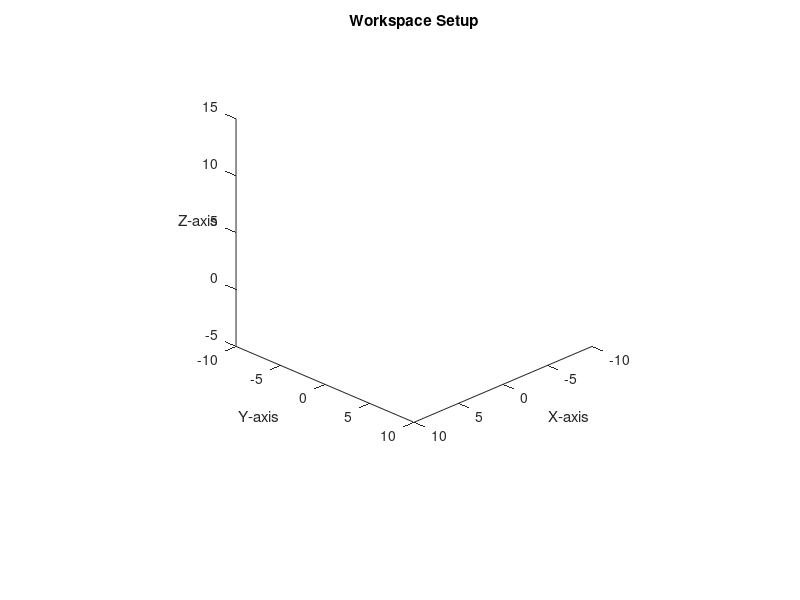

Here is the MATLAB script that generated this plot: (Note: this script raises an error after producing the figure.)
%% Set Up Simulation
% Set up the figure window and workspace
figure('Position', [100, 100, 1200, 800]); % [left, bottom, width, height]
axis([-10 10 -10 10 -5 15]); % [xmin xmax ymin ymax zmin zmax]
axis equal;
view(3);
campos([30 30 20]);
camtarget([0 0 0]);
camup([0 0 1]);
camva(45);

% Lighting and shading
lighting gouraud;
shading interp;
camlight('headlight');

% Labels and title
xlabel('X-axis');
ylabel('Y-axis');
zlabel('Z-axis');
title('Workspace Setup');

% Create the environment
env = SetEnvironment();

%% Gem Setup
% Create gem objects and place them in the environment
gems = [
    Gem([0.3, -1.3, 0.5], 'small', 'red');
    Gem([0.3, -1.5, 0.5], 'large', 'green');
    Gem([0.3, -1.7, 0.5], 'small', 'red');
];

% Verify that gems are created properly
if isempty(gems)
    error('Gems array is empty. Make sure the gems are properly initialized.');
end

%% Dobot Control
% Initialize the Dobot robot model
Dobot = DobotMagician1(transl(0, -1.5, 0.5));

% Define initial positions for the gems
initialGemPositions = [
    0.3, -1.3, 0.5;  % Gem 1
    0.3, -1.5, 0.5;  % Gem 2
    0.3, -1.7, 0.5;  % Gem 3
];

% Define the camera position for analysis
cameraPosition = [-0.2, -1.2, 0.55];

% Define exchange positions for sorting by color
exchangePositions.red = [
    -0.2, -1.6, 0.55;  % Position for red gems
];
exchangePositions.green = [
    -0.2, -1.8, 0.55;  % Position for green gems
];

% Initialize Dobot Movement with required parameters
dobotMovement = DobotMovement(Dobot, initialGemPositions, cameraPosition, exchangePositions, gems);

%% Robot Control
% Initialize the ABB robot model
robot = ABB120(transl(-1.15, -1.15, 0.5) * trotz(pi/2));

% Define sorting positions for different sizes and colors
sortPositions = {
    [-1.8, -1.2, 0.6]; % Red large
    [-1.8, -1.4, 0.6]; % Red small
    [-1.8, -1.6, 0.6]; % Green large
    [-1.8, -1.8, 0.6]; % Green small
};

% Initialize Robot Movement with required parameters
robotMovement = RobotMovement(robot, sortPositions, gems, true);

% Define exchange positions for sorting red and green gems
robotMovement.exchangePositionsRed = [
    -0.2, -1.6, 0.55;  % Position 1 for red gems
    -0.4, -1.6, 0.55;  % Position 2 for red gems
    -0.6, -1.6, 0.55;  % Position 3 for red gems
];
robotMovement.exchangePositionsGreen = [
    -0.2, -1.8, 0.55;  % Position 1 for green gems
    -0.4, -1.8, 0.55;  % Position 2 for green gems
    -0.6, -1.8, 0.55;  % Position 3 for green gems
];

% Set the camera position for analysis
robotMovement.cameraPlace = cameraPosition;

%% Execute Sorting Tasks
% Perform sorting tasks using both robots
% First, execute Dobot's task to sort by color
dobotMovement.ExecuteTask(robotMovement);

for i = 1:length(gems)
    % Determine the exchange position based on the gem color
    if strcmp(gems(i).color, 'red')
        exchangePosition = exchangePositions.red(1, :); % Update based on gem index if needed
    elseif strcmp(gems(i).color, 'green')
        exchangePosition = exchangePositions.green(1, :); % Update based on gem index if needed
    else
        error('Unknown gem color detected.');
    end
    % Place the gem at the determined exchange position
    dobotMovement.PlaceGemAtExchange(robotMovement);
    pause(0.5);
end

% Execute sorting tasks by size using the ABB robot
robotMovement.ExecuteSortingTask();

disp('Gem sorting process complete.');



% %% WOrk here
% mesh_h = PlaceObject('RedRuby.ply');
% axis equal
% vertices = get(mesh_h,'Vertices');
% 
% 
% transformedVertices = [vertices,ones(size(vertices,1),1)] * transl(0,0,0.1)';
% set(mesh_h,'Vertices',transformedVertices(:,1:3));
% 
% transformedVertices = [vertices,ones(size(vertices,1),1)] * trotx(pi/2)';
% set(mesh_h,'Vertices',transformedVertices(:,1:3));
% 
% 
% mdl_planar3
% hold on
% p3.plot([0,0,0])
% p3.delay = 0;
% 
% axis([-3,3,-3,3,-0.5,8])
% 
% for i = -pi/4:0.01:pi/4
%     p3.animate([i,i,i])
%     tr = p3.fkine([i,i,i]).T * transl(0.5,0,0);
%     transformedVertices = [vertices,ones(size(vertices,1),1)] * tr';
%     set(mesh_h,'Vertices',transformedVertices(:,1:3));
%     drawnow();
%     pause(0.01);
% end

%%
% Initialize the robot model
robot = DobotMagician1(transl(0, 0, 0.5));

% Define the initial and next joint configurations
q_initial = zeros(1,5);         % Initial pose (all zeros)
q_next = [0 pi/2 0 0 0];      % Next pose (move to this configuration)

% Set the workspace for visualization
axis([-2 2 -2 2 0 2]);
grid on;

% Define the number of steps for smooth animation
steps = 50;

% Generate a trajectory between the initial and next joint configuration
qMatrix = jtraj(q_initial, q_next, steps);

% Loop through the trajectory and manually update robot's joint transforms
for i = 1:steps
    % Get the forward kinematics for the current joint configuration
    tr = robot.model.fkine(qMatrix(i, :));
    
    % Visualize the robot by transforming the links based on joint angles
    robot.model.animate(qMatrix(i, :));  % Update the robot's joint angles
    
    pause(0.05);  % Pause for smooth animation
end



